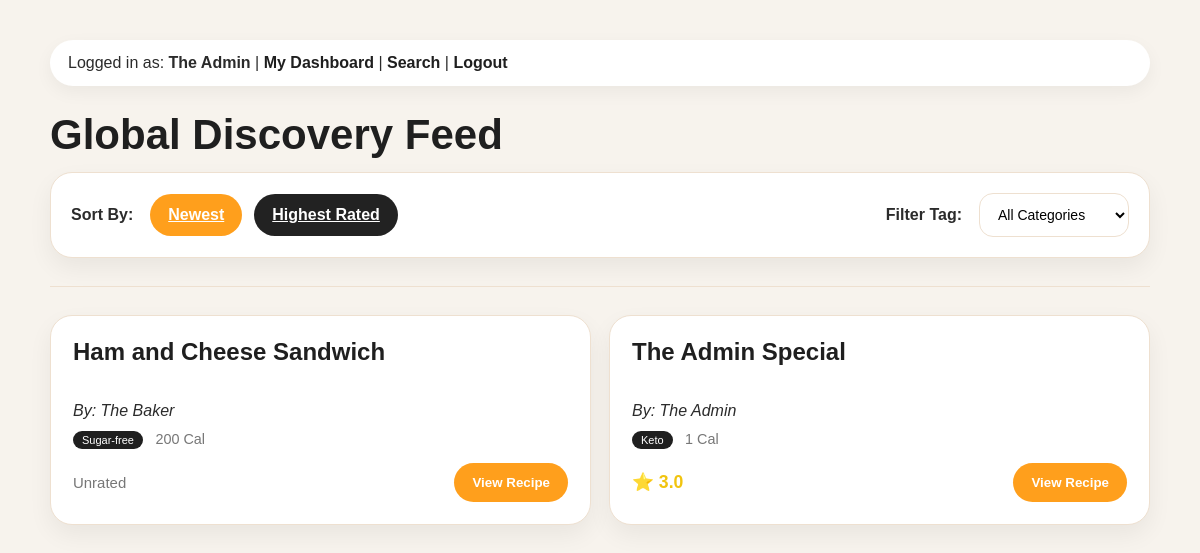
Before: /feed (signed in) with the older database file.
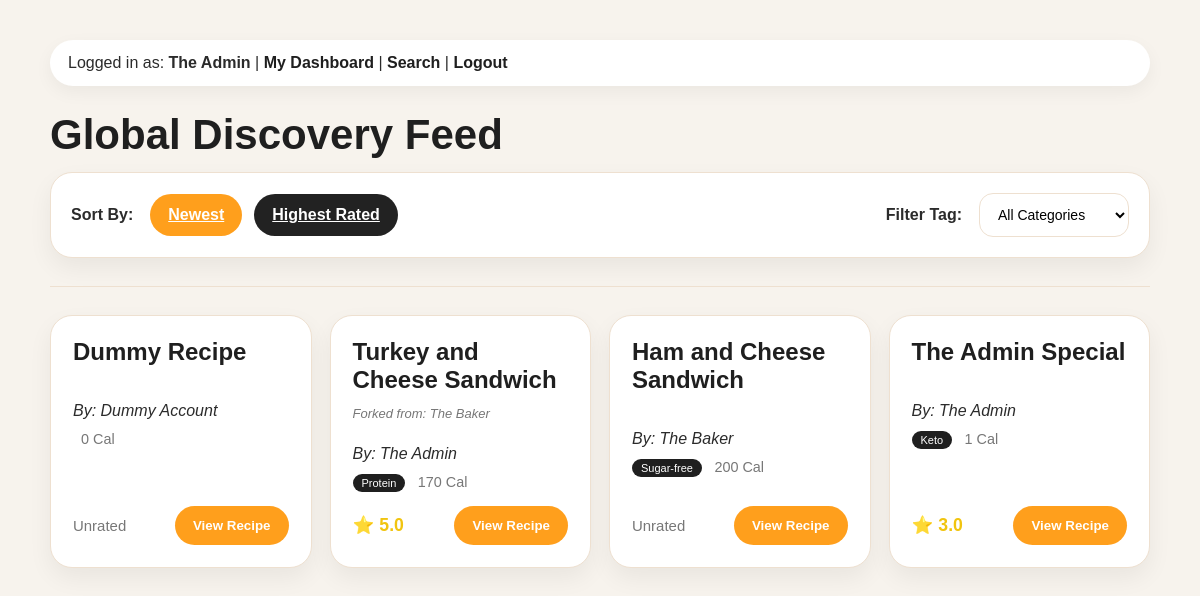
After: the same page with the newer database file.
### app.py (models this page shows)
class User(db.Model):
    id = db.Column(db.Integer, primary_key=True)
    is_admin = db.Column(db.Boolean, default=False)
    username = db.Column(db.String(80), unique=True, nullable=False)
    password = db.Column(db.String(200), nullable=False)
    recipes = db.relationship('Recipe', backref='owner', lazy=True, cascade="all, delete-orphan")

class Recipe(db.Model):
    id = db.Column(db.Integer, primary_key=True)
    name = db.Column(db.String(100), nullable=False)
    servings = db.Column(db.Integer, nullable=False)
    instructions = db.Column(db.Text, nullable=True)
    ingredients = db.relationship('Ingredient', backref='recipe', lazy=True, cascade="all, delete-orphan")
    calories = db.Column(db.Integer, default=0)
    protein = db.Column(db.Integer, default=0)
    carbs = db.Column(db.Integer, default=0)
    fat = db.Column(db.Integer, default=0)
    tags = db.Column(db.String(200), nullable=True)
    is_public = db.Column(db.Boolean, default=False)
    user_id = db.Column(db.Integer, db.ForeignKey('user.id'), nullable=False)
    forked_from = db.Column(db.String(80), nullable=True)
    ratings = db.relationship('Rating', backref='recipe', lazy=True, cascade="all, delete-orphan")
    comments = db.relationship('Comment', backref='recipe', lazy=True, cascade="all, delete-orphan")

### app.py (the view)
@app.route('/feed')
def feed():
    if 'user_id' not in session: return redirect(url_for('login'))
    sort_by = request.args.get('sort', 'newest')
    tag_filter = request.args.get('tag', '')
    query = Recipe.query.filter_by(is_public=True)
    if tag_filter: query = query.filter(Recipe.tags == tag_filter)
    if sort_by == 'highest_rated':
        query = query.outerjoin(Rating).group_by(Recipe.id).order_by(func.avg(Rating.stars).desc())
    else:
        query = query.order_by(Recipe.id.desc())
    return render_template('feed.html', recipes=query.all(), username=session.get('username'), current_sort=sort_by, current_tag=tag_filter)

### app.py (called while the page is built)
@app.before_request
def clear_stale_session():
    if 'user_id' in session:
        user = User.query.get(session['user_id'])
        if not user:
            session.clear()

### templates/feed.html (shortened to what this page needs)
<!DOCTYPE html>
<html lang="en">
<head>
    <link rel="stylesheet" href="{{ url_for('static', filename='style.css') }}">
</head>
<body class="page-body">
    <div class="feed-container container">
        <p class="nav-bar">
            Logged in as: <strong class="username">{{ username }}</strong> |
            <a class="nav-link" href="/">My Dashboard</a> |
            <a class="nav-link" href="/search">Search</a> |
            <a class="nav-link" href="/logout">Logout</a>
        </p>
        <h1 class="page-title">Global Discovery Feed</h1>
        <div class="toolbar card" style="display: flex; justify-content: space-between; align-items: center; flex-wrap: wrap; gap: 20px; padding: 20px;">
            <div class="toolbar-group">
                <span class="toolbar-label">Sort By:</span>
                <a href="/feed?sort=newest&tag={{ current_tag }}"
                   class="btn btn-secondary {{ 'active-sort' if current_sort == 'newest' }}">Newest</a>
                <a href="/feed?sort=highest_rated&tag={{ current_tag }}"
                   class="btn btn-secondary {{ 'active-sort' if current_sort == 'highest_rated' }}">Highest Rated</a>
            </div>
            <div class="toolbar-group">
                <span class="toolbar-label">Filter Tag:</span>
                <select class="form-select" onchange="location = this.value;" style="min-width: 150px;">
                    <option value="/feed?sort={{ current_sort }}">All Categories</option>
                </select>
            </div>
        </div>
        <hr class="divider">
        {% if recipes %}
            <div id="recipe-grid" class="grid">
                {% for recipe in recipes %}
                    <div class="recipe-card card" style="display: flex; flex-direction: column;">
                        <h2 class="recipe-title">
                            <a class="recipe-link" href="/recipe/{{ recipe.id }}">
                                {{ recipe.name }}
                            </a>
                        </h2>
                        {% if recipe.forked_from %}
                            <span class="fork-label">Forked from: {{ recipe.forked_from }}</span>
                        {% endif %}
                        <p class="recipe-author" style="margin-bottom: 10px;">
                            <em>By: <span class="author-name">{{ recipe.owner.username }}</span></em>
                        </p>
                        <div class="recipe-meta" style="margin-bottom: 15px;">
                            {% if recipe.tags %}
                                <span class="badge-admin" style="background: var(--dark);">{{ recipe.tags|capitalize }}</span>
                            {% endif %}
                            <span style="margin-left: 8px; font-size: 0.9em; color: var(--muted);">{{ recipe.calories or 0 }} Cal</span>
                        </div>
                        <div style="display: flex; justify-content: space-between; align-items: center; margin-top: auto;">
                            <span class="rating-stars">
                                {% if recipe.ratings %}
                                    ⭐ {{ (recipe.ratings|sum(attribute='stars') / recipe.ratings|length)|round(1) }}
                                {% else %}
                                    <span style="color: var(--muted); font-weight: normal; font-size: 0.85em;">Unrated</span>
                                {% endif %}
                            </span>
                            <a href="/recipe/{{ recipe.id }}">
                                <button class="btn btn-primary">View Recipe</button>
                            </a>
                        </div>
                    </div>
                {% endfor %}
            </div>
        {% else %}
            <div class="card" style="text-align: center; padding: 40px;">
                <p class="empty-state">No recipes found matching these filters. Try adjusting your search!</p>
            </div>
        {% endif %}
    </div>
</body>
</html>

### static/style.css (style rules this page uses)
:root { --orange: #ff9f1c; --dark: #1f1f1f; --text: #2b2b2b; --muted: #777; --bg: #f7f3ed; --card: #ffffff; --border: #eee0d0; }
body, .page-body { font-family: Arial, sans-serif; max-width: 1100px; margin: 0 auto; padding: 24px; background: var(--bg); color: var(--text); }
.container, .feed-container, .dashboard-container, .recipe-container, .search-container, .form-container { max-width: 1100px; margin: 0 auto; }
.card, .recipe-card, .form-card, .search-result-item, .form-container { background: var(--card); border: 1px solid var(--border); border-radius: 22px; padding: 22px; box-shadow: 0 10px 25px rgba(0, 0, 0, 0.06); }
.page-title, .form-title { font-size: 42px; line-height: 1; margin-bottom: 16px; color: var(--dark); }
.divider { border: none; border-top: 1px solid var(--border); margin: 28px 0; }
.nav-bar { background: white; padding: 14px 18px; border-radius: 999px; box-shadow: 0 6px 18px rgba(0,0,0,0.05); margin-bottom: 28px; }
.nav-link, .recipe-link, .back-link { color: var(--dark); text-decoration: none; font-weight: 600; }
.form-input, .form-select, .form-textarea, input, select, textarea { padding: 12px 14px; border: 1px solid var(--border); border-radius: 14px; font-size: 14px; background: white; }
.btn, button { border: none; border-radius: 999px; padding: 12px 18px; font-weight: 700; cursor: pointer; }
.btn-primary { background: var(--orange); color: white; }
.btn-secondary { background: #222; color: white; }
#recipe-grid, .grid, #original-recipes-grid, #forked-recipes-grid { display: grid; grid-template-columns: repeat(auto-fit, minmax(240px, 1fr)); gap: 18px; }
.recipe-card { transition: transform 0.2s ease, box-shadow 0.2s ease; }
.recipe-title { font-size: 24px; margin-top: 0; }
.recipe-meta, .result-meta, .text-muted, .empty-state { color: var(--muted); }
.badge-admin { background: var(--orange); color: white; font-size: 11px; padding: 3px 9px; border-radius: 999px; }

### templates/feed.html (style rules this page uses)
.toolbar-group { display: flex; align-items: center; gap: 12px; }
.toolbar-label { font-weight: bold; margin-right: 5px; }
.active-sort { background: var(--orange) !important; color: white !important; }
.fork-label { font-size: 13px; color: var(--muted); font-style: italic; margin-top: -8px; margin-bottom: 8px; display: block; }
.rating-stars { color: #f1c40f; font-weight: bold; font-size: 1.1em; }

Changed rows visible on the page:
added Recipe: name "Dummy Recipe", owner.username "Dummy Account", calories "0", shows "Unrated"
added Recipe: name "Turkey and Cheese Sandwich", forked_from "The Baker", owner.username "The Admin", tags "Protein", calories "170", ratings "5.0"
